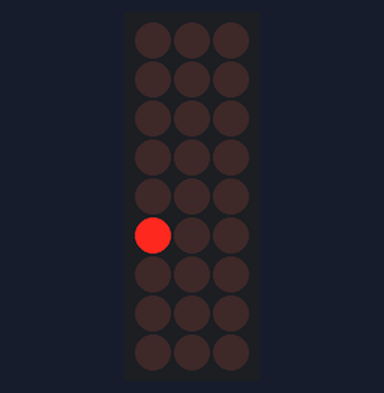
A sketch run on a simulated Arduino Uno, built with avr-gcc and run on an emulated ATmega328P. On the bench: 3×9 LED matrix. Wiring (inferred from the names in the program): LED matrix (orientation assumed): rows pin 2, pin 4, pin 8, pin 6, pin 3, pin 1, pin 9, pin 7, pin 5; columns pin 10, pin 11, pin 12. Random numbers use the default seed unless the sketch sets one.

Above: at 20.5 s.
At 22.5 s:
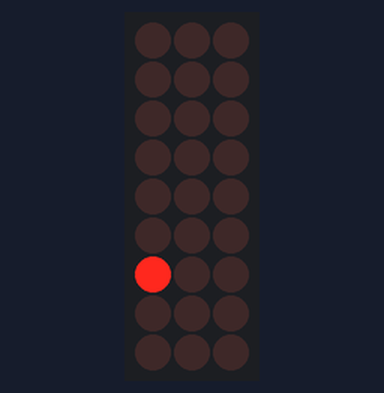
At 25.5 s:
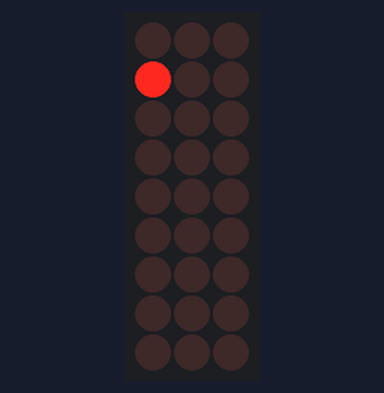
At 29.5 s:
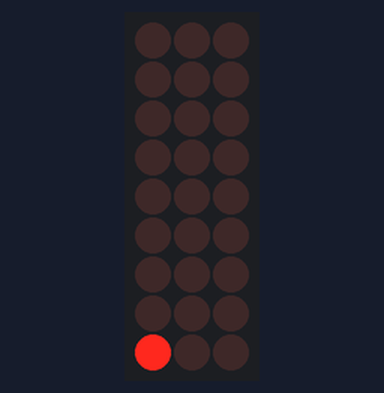
At 33.5 s:
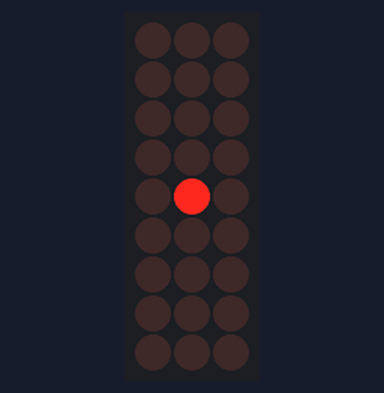
At 38.5 s:
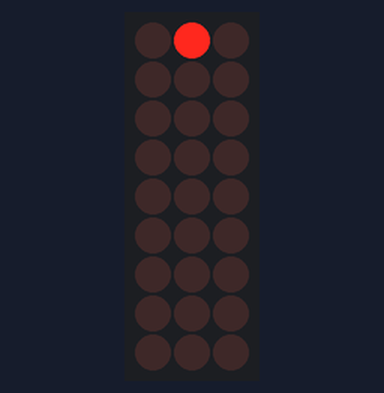

Measured:
- what the display in image 0 shows lasts 1.0 s, from 20.5 s to 21.5 s

The sketch:

Fe_cube_03_cube_intpattern.ino
```cpp
/*
Controlling a FE Cube - intelligent patterns
*/
#define __PROG_TYPES_COMPAT__   // define needed for older arduino avr !
#include <avr/pgmspace.h> // allows use of PROGMEM to store patterns in flash

// pins used, avoid use of memory to store it:
#define ledR 10
#define ledG 11
#define ledB 12
// led anodes are connected to pins via a resistor
// Bottom/Top - Left/Right - Aft/Front
#define ledBLA 1
#define ledTLA 4
#define ledBLF 3
#define ledTLF 2
#define ledMID 5
#define ledTRF 8
#define ledBRA 7
#define ledTRA 6
#define ledBRF 9

const int ledorder[] = {ledTLF,   ledTLA,   ledTRF,   ledTRA,   ledBLF,   ledBLA,   ledBRF,   ledBRA,   ledMID};
const int colorder[] = {ledR, ledG, ledB};

const PROGMEM prog_int16_t PatternSnakeRGB[] = {
//order led:
//ledTLF,   ledTLA,   ledTRF,   ledTRA,   ledBLF,   ledBLA,   ledBRF,   ledBRA,   ledMID,  duration
//snake red
 0, 0, 0,  0, 0, 0,  0, 0, 0,  0, 0, 0,  0, 0, 0, 64, 0, 0,  0, 0, 0,  0, 0, 0,  0, 0, 0,  1000,
 0, 0, 0,  0, 0, 0,  0, 0, 0,  0, 0, 0,  0, 0, 0,  0, 0, 0,  0, 0, 0, 64, 0, 0,  0, 0, 0,  1000,
 0, 0, 0,  0, 0, 0,  0, 0, 0,  0, 0, 0,  0, 0, 0,  0, 0, 0, 64, 0, 0,  0, 0, 0,  0, 0, 0,  1000,
 0, 0, 0,  0, 0, 0,  0, 0, 0,  0, 0, 0, 64, 0, 0,  0, 0, 0,  0, 0, 0,  0, 0, 0,  0, 0, 0,  1000,
 0, 0, 0,  0, 0, 0,  0, 0, 0,  0, 0, 0,  0, 0, 0,  0, 0, 0,  0, 0, 0,  0, 0, 0, 64, 0, 0,  1000,
 0, 0, 0, 64, 0, 0,  0, 0, 0,  0, 0, 0,  0, 0, 0,  0, 0, 0,  0, 0, 0,  0, 0, 0,  0, 0, 0,  1000,
 0, 0, 0,  0, 0, 0,  0, 0, 0, 64, 0, 0,  0, 0, 0,  0, 0, 0,  0, 0, 0,  0, 0, 0,  0, 0, 0,  1000,
 0, 0, 0,  0, 0, 0, 64, 0, 0,  0, 0, 0,  0, 0, 0,  0, 0, 0,  0, 0, 0,  0, 0, 0,  0, 0, 0,  1000,
64, 0, 0,  0, 0, 0,  0, 0, 0,  0, 0, 0,  0, 0, 0,  0, 0, 0,  0, 0, 0,  0, 0, 0,  0, 0, 0,  1000,
 0, 0, 0,  0, 0, 0,  0, 0, 0,  0, 0, 0,  0, 0, 0,  0, 0, 0,  0, 0, 0,  0, 0, 0, 64, 0, 0,  1000,
// dummy to end the pattern, with duration the effect for the next repeat, see effect
 0, 0, 0,  0, 0, 0,  0, 0, 0,  0, 0, 0,  0, 0, 0,  0, 0, 0,  0, 0, 0,  0, 0, 0,  0, 0, 0,  -11
};


const PROGMEM prog_int16_t PatternHeart[] = {
//order led:
//ledTLF,   ledTLA,   ledTRF,   ledTRA,   ledBLF,   ledBLA,   ledBRF,   ledBRA,   ledMID,  duration
 0, 0, 0,  0, 0, 0,  0, 0, 0,  0, 0, 0,  0, 0, 0,  0, 0, 0,  0, 0, 0,  0, 0, 0,  0, 0, 0,  1000,
 0, 0, 0,  0, 0, 0,  0, 0, 0,  0, 0, 0,  0, 0, 0,  0, 0, 0,  0, 0, 0,  0, 0, 0,  1, 0, 0,  1000,
 0, 0, 0,  0, 0, 0,  0, 0, 0,  0, 0, 0,  0, 0, 0,  0, 0, 0,  0, 0, 0,  0, 0, 0,  5, 0, 0,  1000,
 0, 0, 0,  0, 0, 0,  0, 0, 0,  0, 0, 0,  0, 0, 0,  0, 0, 0,  0, 0, 0,  0, 0, 0, 15, 0, 0,  1000,
 0, 0, 0,  0, 0, 0,  0, 0, 0,  0, 0, 0,  0, 0, 0,  0, 0, 0,  0, 0, 0,  0, 0, 0, 20, 0, 0,  1000,
 0, 0, 0,  0, 0, 0,  0, 0, 0,  0, 0, 0,  0, 0, 0,  0, 0, 0,  0, 0, 0,  0, 0, 0, 25, 0, 0,  1000,
 0, 0, 0,  0, 0, 0,  0, 0, 0,  0, 0, 0,  0, 0, 0,  0, 0, 0,  0, 0, 0,  0, 0, 0, 35, 0, 0,  1000,
 1, 0, 0,  1, 0, 0,  1, 0, 0,  1, 0, 0,  1, 0, 0,  1, 0, 0,  1, 0, 0,  1, 0, 0, 45, 0, 0,  1000,
 5, 0, 0,  5, 0, 0,  5, 0, 0,  5, 0, 0,  5, 0, 0,  5, 0, 0,  5, 0, 0,  5, 0, 0, 45, 0, 0,  1000,
15, 0, 0, 15, 0, 0, 15, 0, 0, 15, 0, 0, 15, 0, 0, 15, 0, 0, 15, 0, 0, 15, 0, 0, 55, 0, 0,  1000,
25, 0, 0, 25, 0, 0, 25, 0, 0, 25, 0, 0, 25, 0, 0, 25, 0, 0, 25, 0, 0, 25, 0, 0, 64, 0, 0,  1000,
35, 0, 0, 35, 0, 0, 35, 0, 0, 35, 0, 0, 35, 0, 0, 35, 0, 0, 35, 0, 0, 35, 0, 0, 64, 0, 0,  1000,
45, 0, 0, 45, 0, 0, 45, 0, 0, 45, 0, 0, 45, 0, 0, 45, 0, 0, 45, 0, 0, 45, 0, 0, 64, 0, 0,  1000,
55, 0, 0, 55, 0, 0, 55, 0, 0, 55, 0, 0, 55, 0, 0, 55, 0, 0, 55, 0, 0, 55, 0, 0, 64, 0, 0,  1000,
64, 0, 0, 64, 0, 0, 64, 0, 0, 64, 0, 0, 64, 0, 0, 64, 0, 0, 64, 0, 0, 64, 0, 0, 64, 0, 0,  1000,
64, 0, 0, 64, 0, 0, 64, 0, 0, 64, 0, 0, 64, 0, 0, 64, 0, 0, 64, 0, 0, 64, 0, 0, 64, 0, 0,  1000,
// dummy to end the pattern, with duration the effect for the next repeat, see effect
 0, 0, 0,  0, 0, 0,  0, 0, 0,  0, 0, 0,  0, 0, 0,  0, 0, 0,  0, 0, 0,  0, 0, 0,  0, 0, 0,  -1
};


const PROGMEM prog_int16_t PatternSiren[] = {
//order led:
//ledTLF,   ledTLA,   ledTRF,   ledTRA,   ledBLF,   ledBLA,   ledBRF,   ledBRA,   ledMID,  duration
 0, 0, 7,  0, 0, 0,  0, 0,64,  0, 0, 0,  0, 0, 7,  0, 0, 0,  0, 0,64,  0, 0, 0,  0, 0, 0,   100,
// dummy to end the pattern, with duration the effect for the next repeat, see effect
 0, 0, 0,  0, 0, 0,  0, 0, 0,  0, 0, 0,  0, 0, 0,  0, 0, 0,  0, 0, 0,  0, 0, 0,  0, 0, 0,  -90
};

bool test = false;  //use serial monitor for testing (slows down update rate)

void setup() {
  if (test) {
    Serial.begin(9600);
  }
 randomSeed(analogRead(0));
 pinMode(ledR,OUTPUT); pinMode(ledG,OUTPUT); pinMode(ledB,OUTPUT);
 pinMode(ledBLA,OUTPUT);  pinMode(ledBLF,OUTPUT); pinMode(ledBRA,OUTPUT);
 pinMode(ledBRF,OUTPUT); pinMode(ledMID,OUTPUT); pinMode(ledTLA,OUTPUT);
 pinMode(ledTLF,OUTPUT); pinMode(ledTRA,OUTPUT); pinMode(ledTRF,OUTPUT);
}

/***************************************************************************
A shot consists of frames which are shown 40ms. We determe in the loop if
a new frame must be drawn.

General outline animation architecture

1. A movie is a sequence of shots.
2. A shot has a duration expressed in ms. The action will be split up in
   frames to give the illusion of smooth change.
2. A frame is a fixed pattern that repeats for 1/25 of a second. The human
   eye can only see 24 images per second, so one frame every 1/25 seconds
   can give the illusion of smooth movement/change
   Frames themself are drawn from subframes
3. To create a frame, multiplexing will be needed. This is the act of
   combining individual light outputs so as to create the single frame.
   Eg, an RGB led cannot show R, G and B at the same time, so
   these must be shown serial. Likewise, a led cube might not have to power
   output to drive a complete cube in one subframe. So a subframe is one
   output of a loop in arduino.  A cycle of subrames creates a frame.
   The cycle is repeated for the duration of the frame.
***************************************************************************/
unsigned long movietime = 0UL;

/** FIRST FUNCTIONS BASED ON EQUAL COLORS FOR ALL LED **/
long random_colorR = 0; // global variables
long random_colorG = 0;
long random_colorB = 0;

void fixed_color(unsigned long framenr, int frame[27]){
  //shot: show a fixed color stored in global variables:
  for (int ind=0; ind < 9; ind++){
    frame[ind*3]   = random_colorR;
    frame[ind*3+1] = random_colorG;
    frame[ind*3+2] = random_colorB;
  }
}

void random_color(unsigned long framenr, int frame[27]){
  //shot: a random color for a specific duration
  if (framenr == 0) {
    //determine the random color we will use
   random_colorR = int(random(65));
   random_colorG = int(random(65));
   random_colorB = int(random(65));
  }
  //store the random color in the frame
  fixed_color(framenr, frame);
}

long smooth_colorR, smooth_colorG, smooth_colorB; // global variables
unsigned int smooth_color_transition_duration = 10000;
unsigned int fixed_color_duration = 5000;

void smooth_color(unsigned long framenr, int frame[27]){
  //shot: shows a color, then goes smooth to a new color
  unsigned int last_fixed_frame = fixed_color_duration/40;
  unsigned int last_trans_frame = (smooth_color_transition_duration +
                fixed_color_duration) / 40;
  unsigned int smooth_frame_length = last_trans_frame - last_fixed_frame;
  if (framenr < last_fixed_frame) {
    //show the fixed color
    fixed_color(framenr, frame);
  } else if (framenr == last_fixed_frame){
    // finished first color, we determine what will be our next color
    smooth_colorR = int(random(65));
    smooth_colorG = int(random(65));
    smooth_colorB = int(random(65));
    fixed_color(framenr, frame);
  } else if(framenr < last_trans_frame) {
    // we compute how much to mix both colors
    float blend = (framenr - last_fixed_frame) /  float(smooth_frame_length);
    frame[0] = round((1-blend) * random_colorR + blend * smooth_colorR);
    frame[1] = round((1-blend) * random_colorG + blend * smooth_colorG);
    frame[2] = round((1-blend) * random_colorB + blend * smooth_colorB);
    for (int ind=1; ind < 9; ind++){
      frame[ind*3]   = frame[0];
      frame[ind*3+1] = frame[1];
      frame[ind*3+2] = frame[2];
    }
  } else {
    //we have (framenr >= last_trans_frame)
    //so finished, we end with last color showing it fixed
    random_colorR = smooth_colorR;
    random_colorG = smooth_colorG;
    random_colorB = smooth_colorB;
    fixed_color(framenr, frame);
  }
}

/** NEXT FUNCTIONS BASED ON ALL LED DIFFERENT **/
int shotpattern[28] = {0,0,0, 0,0,0, 0,0,0, 0,0,0, 0,0,0, 0,0,0, 0,0,0, 0,0,0, 0,0,0, 0};

void fixed_pattern(unsigned long framenr, int frame[27]){
  //shot: show a fixed pattern stored in global variables:
  for (int ind=0; ind < 27; ind++){
    frame[ind] = shotpattern[ind];
  }
}

float patternscale_start = 1.;      // scale time of pattern with this amount
float patternscale_speedup = 0.75;  // every repeat, time is multiplied with this
float patternscale_min = 0.002;     // min value of patternscale
unsigned int patternrepeatmin = 250;// how many times to repeat min value before restart
int totalpatterns = 1;              // how many patterns in our movie.
int extend_pattern = 2;             // extend the pattern this number of times
// effect to apply, use as last duration
//  0: no effect;  -1: reverse the entire pattern
//-11: shift colors one right; -12: shift colors two right
//-90, -180, -270: rotate over those angles
int starteffect = 0;

//internally used variables, don't change:
boolean PATTERNFINISHED = true;
int NRPATTERN = 5;
float patternscale = patternscale_start;
unsigned int patternrepeat = 0;
unsigned int curpattern = 0;
int nrextends = 0;
int revert = 1;
int effect=starteffect;

void (*moviepattern(unsigned long *shotduration))(unsigned long, int[27]){
  // we obtain the current pattern:
  if (PATTERNFINISHED) {
    if (NRPATTERN > 5) {
      NRPATTERN = 0;
    }
    switch (NRPATTERN) {
      case 0:
        //first call, we load the snake pattern
        // red, green, blue
        patternscale_start = 1.;
        patternscale_speedup = 0.75;
        patternscale_min = 0.002;
        patternrepeatmin = 250;
        extend_pattern = 2;
        starteffect = 0;
        break;
      case 1:
        // blue and red
        starteffect = -12;
        extend_pattern = 1;
        break;
      case 2:
        // green and blue
        starteffect = -11;
        break;
      case 3:
        // green back - forth
        starteffect = -11;
        extend_pattern = 1;
        break;
      case 4:
        // beating heart
        patternscale_start = 0.15;
        starteffect = 0;
        extend_pattern = 1;
        patternscale_speedup = 0.9;
        patternscale_min = 0.01;
        patternrepeatmin = 200;
        break;
      case 5:
        patternscale_start = 1.;
        starteffect = 0;
        extend_pattern = 3;
        patternscale_speedup = 1.;
        patternscale_min = 1.;
        patternrepeatmin = 50;
        break;

    }
    //reset start in case it changed
    effect = starteffect;
    patternscale = patternscale_start;
    PATTERNFINISHED = false;
  }
  int nextduration = 0;
  for (int ind=0; ind < 28; ind++){
    switch (NRPATTERN) {
      case 0:
      case 1:
      case 2:
        shotpattern[ind] = pgm_read_word_near(PatternSnakeRGB +28*curpattern + ind);
        nextduration = pgm_read_word_near(PatternSnakeRGB +28*(curpattern + 2) - 1);
        break;
      case 3:
        shotpattern[ind] = pgm_read_word_near(PatternSnakeRGB +28*curpattern + ind);
        nextduration = pgm_read_word_near(PatternSnakeRGB +28*(curpattern + 2) - 1);
        // we override the effect as we want reverse!
        if (nextduration <= 0) {
          nextduration = -1;
        }
        break;
      case 4:
        shotpattern[ind] = pgm_read_word_near(PatternHeart +28*curpattern + ind);
        nextduration = pgm_read_word_near(PatternHeart +28*(curpattern + 2) - 1);
        break;
      case 5:
        shotpattern[ind] = pgm_read_word_near(PatternSiren +28*curpattern + ind);
        nextduration = pgm_read_word_near(PatternSiren +28*(curpattern + 2) - 1);
        break;
    }
  }
  apply_shot_effect();
  *shotduration = round(shotpattern[27] * patternscale);
  //next time show next pattern
  curpattern += revert;
  if (nextduration <= 0 || curpattern == 0){
    //pattern table finished, restart table with an extend if asked,
    //otherwise start from start with a speedup if required.
    if (nrextends == extend_pattern){
      // finished extending, start from 0, do speedup if requested.
      nrextends = 0;
      curpattern = 0;
      revert = 1;
      effect = starteffect;
      patternscale *= patternscale_speedup;
      if (patternscale <= patternscale_min){
        // repeat the minimum scale a given number of times
        patternrepeat += 1;
        if (patternrepeat > patternrepeatmin){
          PATTERNFINISHED = true;
          NRPATTERN += 1;
          patternscale = patternscale_start;
          patternrepeat = 0;
        } else {
          patternscale = patternscale_min;
        }
      }
    } else {
      //extend the pattern, prepare to do an effect
      nrextends += 1;
      if (effect == -11 && nextduration == -11){
        effect = -12;
      } else if (effect == -12 && nextduration == -11){
        effect = 0;
      } else if (effect == -90) {
        if (nextduration == -90){
         effect = -180;
        } else if (nextduration == -180) {
          effect = -270;
        } else if (nextduration == -270) {
          effect = 0;
        } else {
          effect = nextduration;
        }
      } else if (effect == -180) {
        if (nextduration == -90){
         effect = -270;
        } else if (nextduration == -180) {
          effect = 0;
        } else if (nextduration == -270) {
          effect = -90;
        } else {
          effect = nextduration;
        }
      } else if (effect == -270) {
        if (nextduration == -90){
         effect = 0;
        } else if (nextduration == -180) {
          effect = -90;
        } else if (nextduration == -270) {
          effect = -180;
        } else {
          effect = nextduration;
        }
      } else {
        effect = nextduration;
      }
      if (effect == -1 || curpattern == 0){
        //we revert the pattern
        revert = -revert;
        effect = starteffect;
        if (!(curpattern == 0)){
          curpattern = curpattern - 2;
        }
      } else {
        curpattern = 0;
      }
    }
  }
  return fixed_pattern;
}

void apply_shot_effect(){
  //apply an effect on the shot
  if (effect == -11){
    rotateRGB_shot();
  } else if (effect == -12){
    rotateRGB_shot();
    rotateRGB_shot();
  } else if (effect == -90){
    rotate_shot();
  } else if (effect == -180){
    rotate_shot();
    rotate_shot();
  } else if (effect == -270){
    rotate_shot();
    rotate_shot();
    rotate_shot();
  }
}

void rotateRGB_shot(){
  int tmp;
  for (int indsh=0; indsh < 9; indsh++){
    tmp = shotpattern[3*indsh+2];
    shotpattern[3*indsh+2] = shotpattern[3*indsh+1];
    shotpattern[3*indsh+1] = shotpattern[3*indsh];
    shotpattern[3*indsh] = tmp;
  }
}

void rotate_shot(){
  //map ledorder is {0, 1, 2, 3, 4, 5, 6, 7, 8} in shotpattern:
  //ledTLF, ledTLA, ledTRF, ledTRA, ledBLF, ledBLA, ledBRF, ledBRA, ledMID
  //goes to rotatemap with the new positions in shotpattern
  //ledTRF, ledTLF, ledTRA, ledTLA, ledBRF, ledBLF, ledBRA, ledBLA, ledMID
  const int rotatemap[9] = {2, 0, 3, 1, 6, 4, 7, 5, 8};
  int shotcopy[27];
  for (int indsh=0; indsh < 27; indsh++){
    shotcopy[indsh] = shotpattern[indsh];
  }
  for (int indsh=0; indsh < 9; indsh++){
    shotpattern[3*rotatemap[indsh]]   = shotcopy[3*indsh];
    shotpattern[3*rotatemap[indsh]+1] = shotcopy[3*indsh+1];
    shotpattern[3*rotatemap[indsh]+2] = shotcopy[3*indsh+2];
  }
}

void (*movie(unsigned long *shotduration))(unsigned long, int[27]){
  // when a shot is finished, movie() is called to obtain the next shot.
  unsigned long curmovietime = millis();
  //we show a pattern:
  return moviepattern(shotduration);
}

/***************************************************************************
       THE REST IS THE GENERAL FRAMEWORK TO SHOW FRAMES ACCORDING TO
            WHAT YOU WANTED

***************************************************************************/
//global variables needed
unsigned long startTime = 0UL;
unsigned long currentTime;
unsigned long shotduration = 0UL;
//shotptr       curshot;
void (*curshot)(long unsigned int, int*);
int           curframe[27];
unsigned long curframenr = 1UL;
boolean       newframe = true;
unsigned long starttimeframe = 0UL;
int           subframecolor;
unsigned long subframecycle, cursubframecycle;
unsigned long subframestarttime;
unsigned long curmicrotime;

void loop(){
  //first we determine if a new shot must start or not
  currentTime = millis();
  if (currentTime - startTime >= shotduration) {
    //a new shot
    curshot = movie(&shotduration);
    startTime = millis();
    currentTime = startTime;
    curframenr = 1000UL; //dummy value
  }
  //we obtain the framenumber we should show, one frame=40ms
  unsigned long framenr = (currentTime - startTime)/40UL;
  if (curframenr != framenr){
    //a new frame to show, obtain it
    curshot(framenr, curframe);
    newframe = true;
    starttimeframe = micros();
    curframenr = framenr;
  } else {
    newframe = false;
  }
  // we continue showing a cycle of subframes as needed for the current frame
  unsigned long subfrcycleduration = 70UL; //tweak this for best behavior,60 to 150UL, in 1/64ths
  curmicrotime = micros();
  if (newframe) {
    //reinit the subframes
    subframecolor = 0;
    subframestarttime = curmicrotime;
    subframecycle = 0UL;;
    cursubframecycle = 0UL;
  } else {
    // determine if a new subframecolor is needed
    cursubframecycle = (curmicrotime - starttimeframe) / (subfrcycleduration * 64UL); //960=3*5*64
    if (cursubframecycle != subframecycle){
      //new subframecycle
      subframecycle = cursubframecycle;
      subframestarttime = curmicrotime;
      subframecolor = 0;
    } else {
      subframecolor = subframecolor + 1;
      subframecolor = subframecolor % 3;
    }
  }
  //we know the frame, the color, and how far in the subframe we are
  show_subframe_color(subframecolor, curmicrotime - subframestarttime, subfrcycleduration);
}

void show_subframe_color(int color, long microtime, unsigned long subfrcycleduration){
  digitalWrite(ledR, LOW);
  digitalWrite(ledG, LOW);
  digitalWrite(ledB, LOW);
  all_led_off();
  //switch on correct color
  digitalWrite(colorder[color], HIGH);
  //see which led on and which not in order
  //ledTLF,   ledTLA,   ledTRF,   ledTRA,   ledBLF,   ledBLA,   ledBRF,   ledBRA,   ledMID
  for (int ledind=0; ledind<9; ledind++){
    if (microtime < subfrcycleduration * curframe[3*ledind + color]) {
      digitalWrite(ledorder[ledind], LOW);
    }
  }
}

void all_led_off(){
 digitalWrite(ledBLA,HIGH); digitalWrite(ledBLF,HIGH);
 digitalWrite(ledBRA,HIGH); digitalWrite(ledBRF,HIGH);
 digitalWrite(ledMID,HIGH); digitalWrite(ledTLA,HIGH);
 digitalWrite(ledTLF,HIGH); digitalWrite(ledTRA,HIGH);
 digitalWrite(ledTRF,HIGH);
}

void all_led_on(){
 digitalWrite(ledBLA,LOW); digitalWrite(ledBLF,LOW);
 digitalWrite(ledBRA,LOW); digitalWrite(ledBRF,LOW);
 digitalWrite(ledMID,LOW); digitalWrite(ledTLA,LOW);
 digitalWrite(ledTLF,LOW); digitalWrite(ledTRA,LOW);
 digitalWrite(ledTRF,LOW);
}
```
